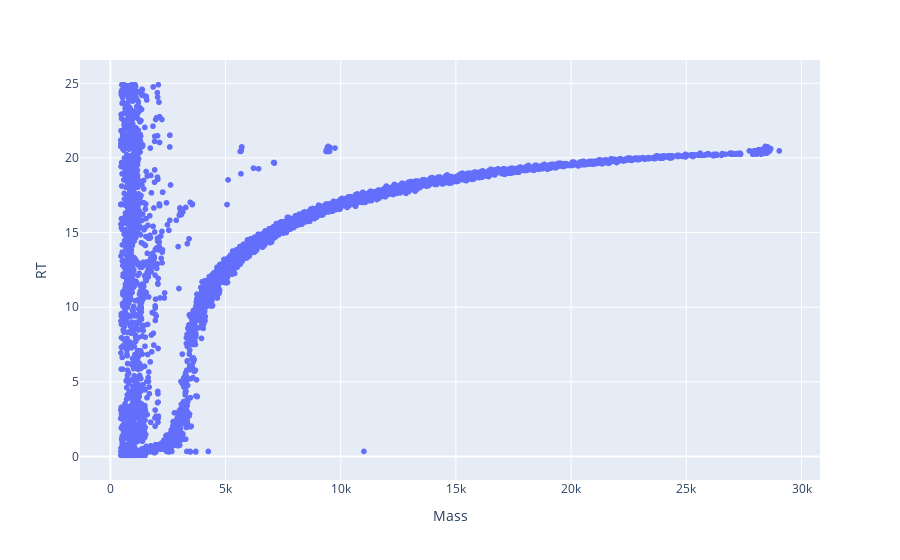

Write notebook code for a chart like this one.
### Code cell
df_src = df27.copy()
# df_src = df_chosen.copy()
plotly_zone(df_src)

### Figure 1 — Plotly figure (JSON) as saved in the notebook; plotly's stock layout.template omitted (floating-point values rounded to 4 significant figures; data arrays with more than 128 entries replaced by an {"elided": "..."} marker saying what was removed)
{"data": [{"hovertemplate": "Mass=%{x}<br>RT=%{y}<extra></extra>", "legendgroup": "", "marker": {"color": "#636efa", "symbol": "circle"}, "mode": "markers", "name": "", "showlegend": false, "type": "scattergl", "x": {"elided": "8926 float values"}, "xaxis": "x", "y": {"elided": "8926 float values"}, "yaxis": "y"}], "layout": {"legend": {"tracegroupgap": 0}, "margin": {"t": 60}, "xaxis": {"anchor": "y", "domain": [0, 1], "title": {"text": "Mass"}}, "yaxis": {"anchor": "x", "domain": [0, 1], "title": {"text": "RT"}}}}
